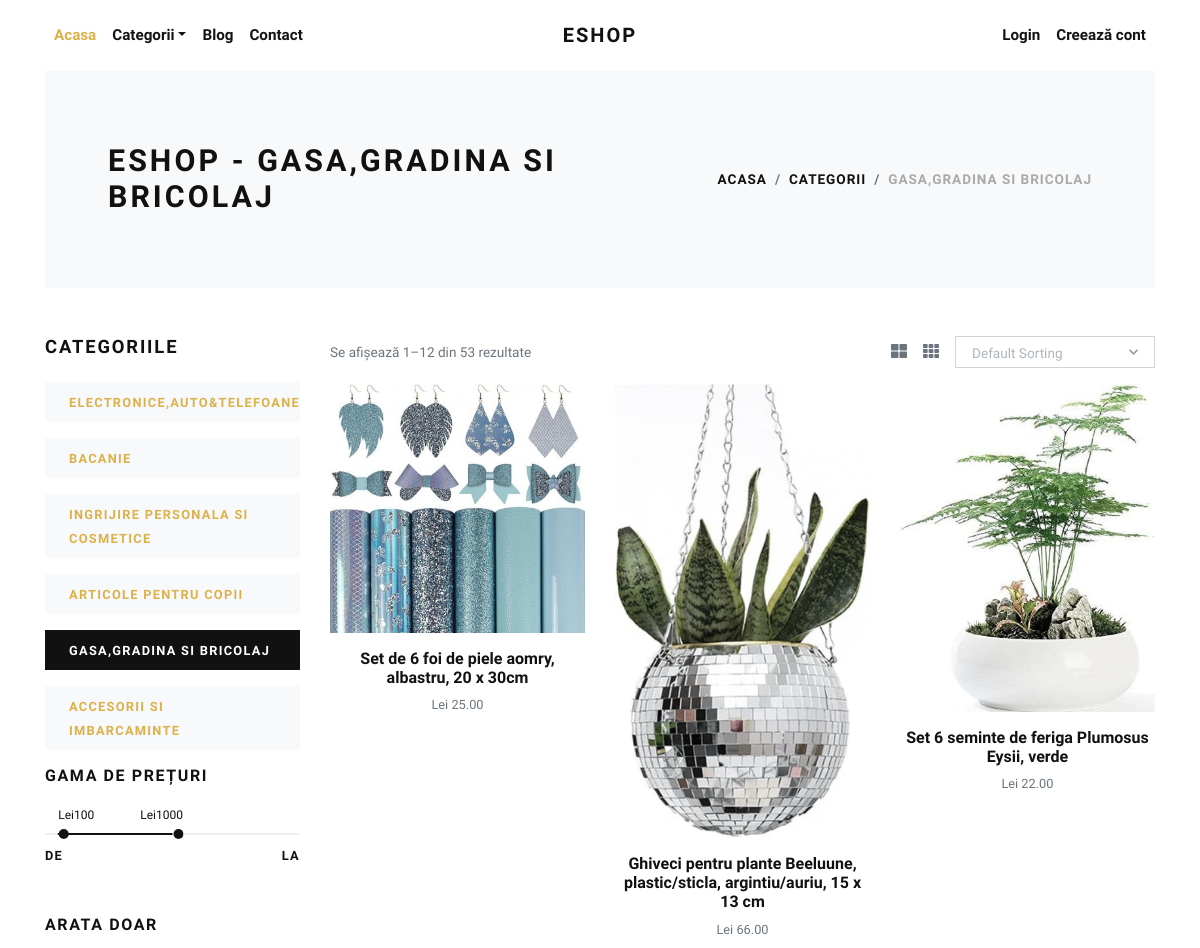
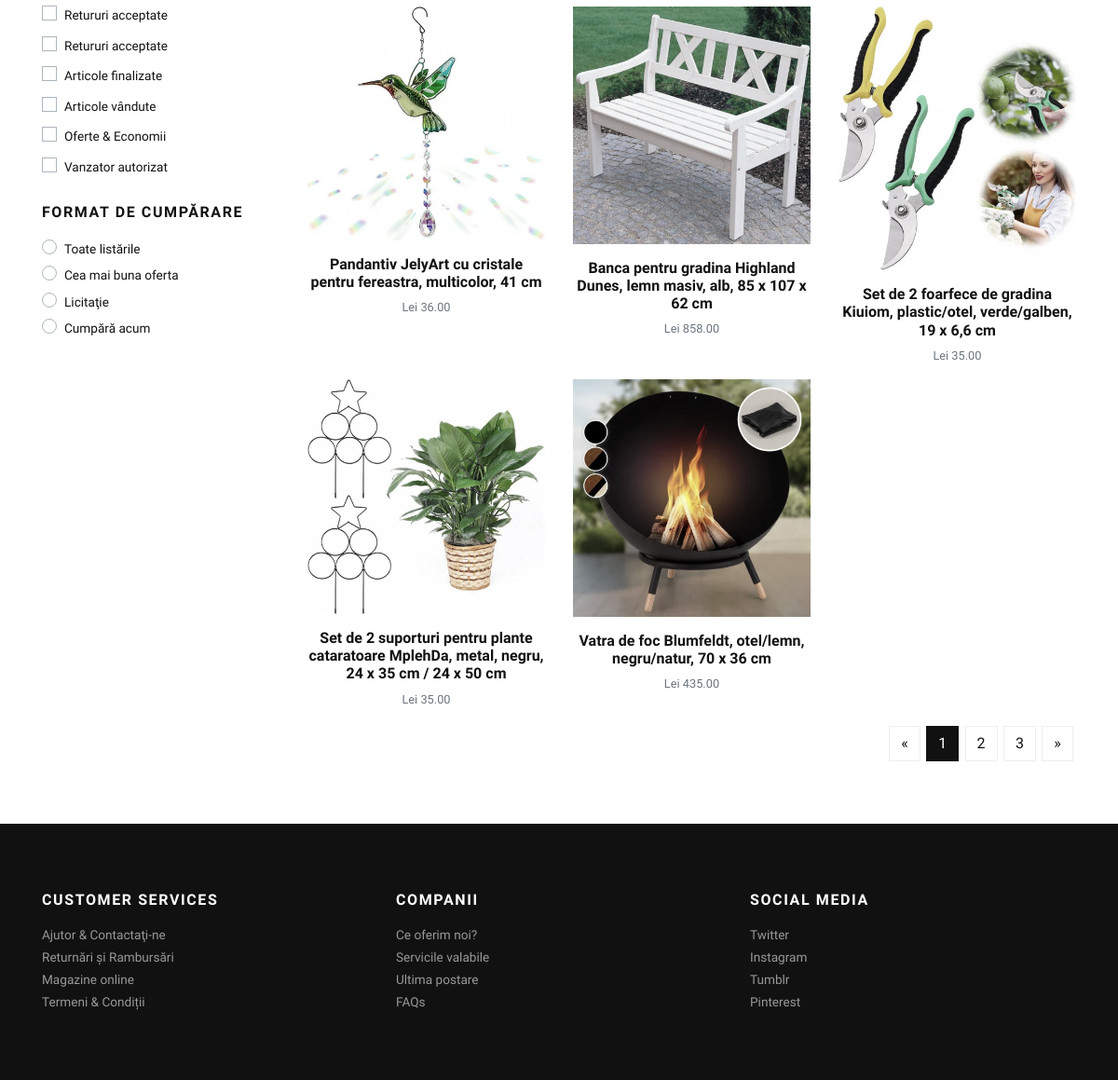
Page /gasagradina-si-bricolaj/ on the committed database (2 pictures, top to bottom).
### store/models.py (models this page shows, shortened)
class Category(models.Model):
    title = models.CharField(max_length=50, verbose_name="Category Title")
    slug = models.SlugField(max_length=55, verbose_name="Category Slug")
    description = models.TextField(blank=True, verbose_name="Category Description")
    category_image = models.ImageField(upload_to='category', blank=True, null=True, verbose_name="Category Image")
    is_active = models.BooleanField(verbose_name="Is Active?")
    is_featured = models.BooleanField(verbose_name="Is Featured?")
    created_at = models.DateTimeField(auto_now_add=True, verbose_name="Created Date")
    updated_at = models.DateTimeField(auto_now=True, verbose_name="Updated Date")
    class Meta:
        verbose_name_plural = 'Categories'
        ordering = ('-created_at',)

class Product(models.Model):
    title = models.CharField(max_length=150, verbose_name="Product Title")
    slug = models.SlugField(max_length=160, verbose_name="Product Slug")
    sku = models.CharField(max_length=255, unique=True, verbose_name="Unique Product ID (SKU)")
    short_description = models.TextField(verbose_name="Short Description")
    detail_description = models.TextField(blank=True, null=True, verbose_name="Detail Description")
    product_image = models.ImageField(upload_to='product', blank=True, null=True, verbose_name="Product Image")
    price = models.DecimalField(max_digits=8, decimal_places=2)
    category = models.ForeignKey(Category, verbose_name="Product Categoy", on_delete=models.CASCADE)
    is_active = models.BooleanField(verbose_name="Is Active?")
    is_featured = models.BooleanField(verbose_name="Is Featured?")
    created_at = models.DateTimeField(auto_now_add=True, verbose_name="Created Date")
    updated_at = models.DateTimeField(auto_now=True, verbose_name="Updated Date")
    class Meta:
        verbose_name_plural = 'Products'
        ordering = ('-created_at',)

### store/views.py (the view)
# urls.py: path('<slug:slug>/', views.category_products, name="category-products"),
def category_products(request, slug):
    category = get_object_or_404(Category, slug=slug)
    products = Product.objects.filter(is_active=True, category=category)
    categories = Category.objects.filter(is_active=True)
    context = {
        'category': category,
        'products': products,
        'categories': categories,
    }
    return render(request, 'store/category_products.html', context)

### store/context_preprocessors.py (called while the page is built)
def store_menu(request):
    categories = Category.objects.filter(is_active=True)
    context = {
        'categories_menu': categories,
    }
    return context

def cart_menu(request):
    if request.user.is_authenticated:
        cart_items= Cart.objects.filter(user=request.user)
        context = {
            'cart_items': cart_items,
        }
    else:
        context = {}
    return context

### store/templates/store/category_products.html (shortened to what this page needs)
{% extends 'base.html' %}
{% load static %}
    {% block content %}
      <div class="container">
        <section class="py-5 bg-light">
          <div class="container">
            <div class="row px-4 px-lg-5 py-lg-4 align-items-center">
              <div class="col-lg-6">
                <h1 class="h2 text-uppercase mb-0">Eshop - {{category.title}}</h1>
              </div>
              <div class="col-lg-6 text-lg-right">
                <nav aria-label="breadcrumb">
                  <ol class="breadcrumb justify-content-lg-end mb-0 px-0">
                    <li class="breadcrumb-item"><a href="{% url 'store:home' %}">Acasa</a></li>
                    <li class="breadcrumb-item"><a href="{% url 'store:all-categories' %}">Categorii</a></li>
                    <li class="breadcrumb-item active" aria-current="page">{{category.title}}</li>
                  </ol>
                </nav>
              </div>
            </div>
          </div>
        </section>
        <section class="py-5">
          <div class="container p-0">
            <div class="row">
              <div class="col-lg-3 order-2 order-lg-1">
                <h5 class="text-uppercase mb-4">Categoriile</h5>
                {% if categories %}
                  {% for cat in categories %}
                    <a href="{% url 'store:category-products' cat.slug %}">
                      <div class="py-2 px-4 {% if category == cat %}bg-dark text-white {% else %}bg-light{% endif %} mb-3">
                        <strong class="small text-uppercase font-weight-bold">{{cat.title}}</strong>
                      </div>
                    </a>
                  {% endfor %}
                {% endif %}
                <h6 class="text-uppercase mb-4">Gama de prețuri</h6>
                <div class="price-range pt-4 mb-5">
                  <div id="range"></div>
                  <div class="row pt-2">
                    <div class="col-6"><strong class="small font-weight-bold text-uppercase">De</strong></div>
                    <div class="col-6 text-right"><strong class="small font-weight-bold text-uppercase">La</strong></div>
                  </div>
                </div>
                <h6 class="text-uppercase mb-3">Arata doar</h6>
                <div class="custom-control custom-checkbox mb-1">
                  <label class="custom-control-label text-small" for="customCheck1">Retururi acceptate</label>
                </div>
                <div class="custom-control custom-checkbox mb-1">
                  <label class="custom-control-label text-small" for="customCheck2">Retururi acceptate</label>
                </div>
                <div class="custom-control custom-checkbox mb-1">
                  <label class="custom-control-label text-small" for="customCheck3">Articole finalizate</label>
                </div>
                <div class="custom-control custom-checkbox mb-1">
                  <label class="custom-control-label text-small" for="customCheck4">Articole vândute</label>
                </div>
                <div class="custom-control custom-checkbox mb-1">
                  <label class="custom-control-label text-small" for="customCheck5">Oferte & Economii</label>
                </div>
                <div class="custom-control custom-checkbox mb-4">
                  <label class="custom-control-label text-small" for="customCheck6">Vanzator autorizat</label>
                </div>
                <h6 class="text-uppercase mb-3">Format de cumpărare</h6>
                <div class="custom-control custom-radio">
                  <label class="custom-control-label text-small" for="customRadio1">Toate listările</label>
                </div>
                <div class="custom-control custom-radio">
                  <label class="custom-control-label text-small" for="customRadio2">Cea mai buna oferta</label>
                </div>
                <div class="custom-control custom-radio">
                  <label class="custom-control-label text-small" for="customRadio3">Licitaţie</label>
                </div>
                <div class="custom-control custom-radio">
                  <label class="custom-control-label text-small" for="customRadio4">Cumpără acum</label>
                </div>
              </div>
              <div class="col-lg-9 order-1 order-lg-2 mb-5 mb-lg-0">
                <div class="row mb-3 align-items-center">
                  <div class="col-lg-6 mb-2 mb-lg-0">
                    <p class="text-small text-muted mb-0">Se afișează 1–12 din 53 rezultate</p>
                  </div>
                  <div class="col-lg-6">
                    <ul class="list-inline d-flex align-items-center justify-content-lg-end mb-0">
                      <li class="list-inline-item text-muted mr-3"><a class="reset-anchor p-0" href="#"><i class="fas fa-th-large"></i></a></li>
                      <li class="list-inline-item text-muted mr-3"><a class="reset-anchor p-0" href="#"><i class="fas fa-th"></i></a></li>
                      <li class="list-inline-item">
                      </li>
                    </ul>
                  </div>
                </div>
                <div class="row">
                  {% if products %}
                    {% for product in products %}
                      <div class="col-lg-4 col-sm-6">
                        <div class="product text-center">
                          <div class="mb-3 position-relative">
                            <a class="d-block" href="{% url 'store:product-detail' product.slug %}">
                              {% if product.product_image %}
                                <img class="img-fluid w-100" src="{{product.product_image.url}}" alt="{{product.title}}">
                              {% else %}
                                <img class="img-fluid w-100" src="{% static 'img/product-1.jpg' %}" alt="{{product.title}}">
                              {% endif %}
                            </a>
                          </div>
                          <h6> <a class="reset-anchor" href="{% url 'store:product-detail' product.slug %}">{{product.title}}</a></h6>
                          <p class="small text-muted"> Lei  {{product.price}}</p>
                        </div>
                      </div>
                    {% endfor %}
                  {% endif %}
                </div>
                <nav aria-label="Page navigation example">
                  <ul class="pagination justify-content-center justify-content-lg-end">
                    <li class="page-item"><a class="page-link" href="#" aria-label="Previous"><span aria-hidden="true">«</span></a></li>
                    <li class="page-item active"><a class="page-link" href="#">1</a></li>
                    <li class="page-item"><a class="page-link" href="#">2</a></li>
                    <li class="page-item"><a class="page-link" href="#">3</a></li>
                    <li class="page-item"><a class="page-link" href="#" aria-label="Next"><span aria-hidden="true">»</span></a></li>
                  </ul>
                </nav>
              </div>
            </div>
          </div>
        </section>
      </div>
      {% endblock content %}

### store/static/css/style.default.css (style rules this page uses)
.text-small { font-size: 0.85rem !important; }
strong { font-weight: 700; }
.product img { -webkit-filter: grayscale(40%); filter: grayscale(40%); transition: all 0.3s; }
.text-uppercase { text-transform: uppercase; letter-spacing: 0.1em; }
.reset-anchor { color: inherit; transition: all 0.3s; }
.noUi-target { background: #efefef; border-radius: 0; border: none; box-shadow: none; }
.noUi-horizontal { height: 2px; }
body { font-family: "Libre Franklin", sans-serif; font-size: 1rem; font-weight: 400; line-height: 1.5; color: #111111; background-color: #fff; }
a { color: #dcb14a; text-decoration: none; }
h1, h2, h3, h4, h5, h6, .h1, .h2, .h3, .h4, .h5, .h6 { margin-bottom: 0.5rem; font-family: inherit; font-weight: 900; line-height: 1.2; color: inherit; }
h1, .h1 { font-size: 2.2rem; }
h2, .h2 { font-size: 1.9rem; }
h5, .h5 { font-size: 1.15rem; }
h6, .h6 { font-size: 1rem; }
small, .small { font-size: 80%; font-weight: 400; }
.page-item:first-child .page-link { border-top-left-radius: 0; border-bottom-left-radius: 0; }
.page-item:last-child .page-link { border-top-right-radius: 0; border-bottom-right-radius: 0; }
.page-item.active .page-link { color: #fff; background-color: #111111; border-color: #111111; }
.page-link { padding: 0.5rem 0.75rem; line-height: 1.25; color: #111111; background-color: none; border: 1px solid #eee; margin: 0.2rem; transition: all 0.3s; }
.bg-light { background-color: #f8f9fa !important; }
.bg-dark { background-color: #111111 !important; }
.custom-checkbox .custom-control-label::before { border-radius: 0; }
.custom-radio .custom-control-label::before { border-radius: 50%; }
.custom-control-label { font-weight: 400; line-height: 2.1em; cursor: pointer; }
.breadcrumb { background: #f8f9fa; }
.breadcrumb-item { font-size: 0.85rem; text-transform: uppercase; letter-spacing: 0.07em; font-weight: 900; color: #111111; }
.breadcrumb-item a { color: inherit; transition: all 0.3s; }
.breadcrumb-item.active { color: #aaa; }

### rows in the picture
Category: title "GASA,GRADINA SI BRICOLAJ"
Category: title "ELECTRONICE,AUTO&TELEFOANE"
Category: title "BACANIE"
Category: title "INGRIJIRE PERSONALA SI COSMETICE"
Category: title "ARTICOLE PENTRU COPII"
Category: title "ACCESORII SI IMBARCAMINTE"
Product: product_image (picture), title "Set de 6 foi de piele aomry, albastru, 20 x 30cm", price "25.00"
Product: product_image (picture), title "Ghiveci pentru plante Beeluune, plastic/sticla, argintiu/auriu, 15 x 13 cm", price "66.00"
Product: product_image (picture), title "Set 6 seminte de feriga Plumosus Eysii, verde", price "22.00"
Product: product_image (picture), title "Pandantiv JelyArt cu cristale pentru fereastra, multicolor, 41 cm", price "36.00"
Product: product_image (picture), title "Banca pentru gradina Highland Dunes, lemn masiv, alb, 85 x 107 x 62 cm", price "858.00"
Product: product_image (picture), title "Set de 2 foarfece de gradina Kiuiom, plastic/otel, verde/galben, 19 x 6,6 cm", price "35.00"
Product: product_image (picture), title "Set de 2 suporturi pentru plante cataratoare MplehDa, metal, negru, 24 x 35 cm / 24 x 50 cm", price "35.00"
Product: product_image (picture), title "Vatra de foc Blumfeldt, otel/lemn, negru/natur, 70 x 36 cm", price "435.00"
